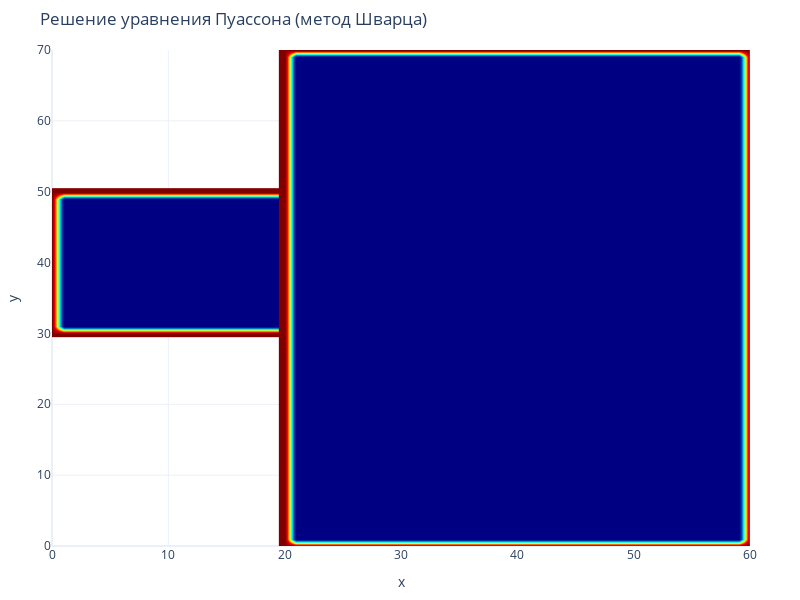
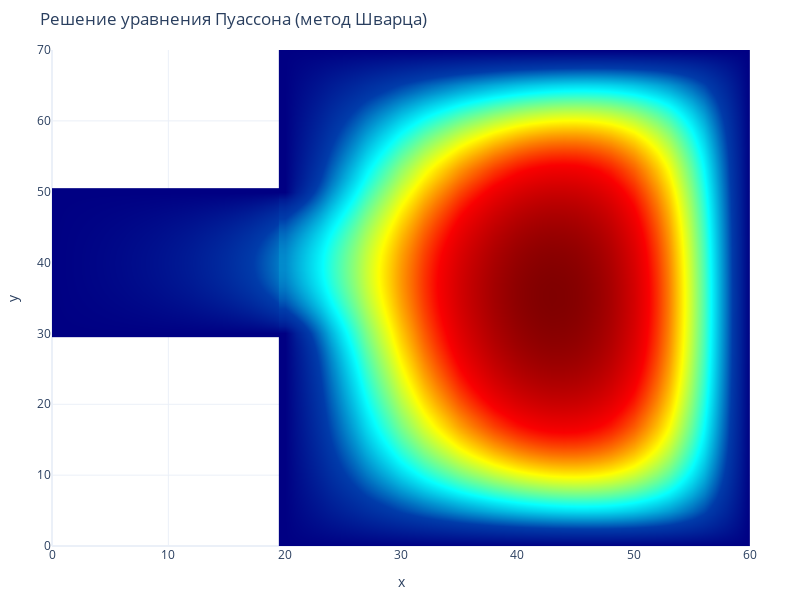
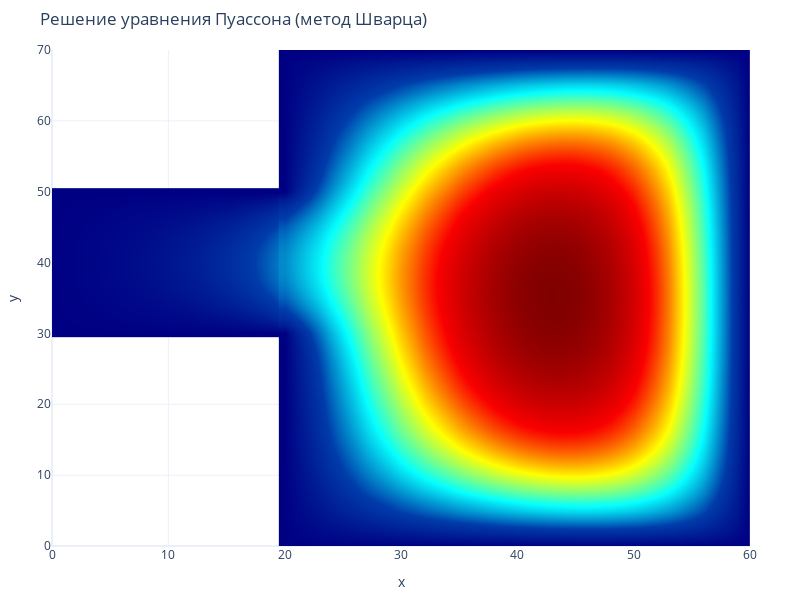

Write notebook code for charts like these, in order.
### Code cell
rect1 = Rectangle(r1x, r1y, r1w, r1h, grid_step)
rect1.set_boundary(boundary)

rect2 = Rectangle(r2x, r2y, r2w, r2h, grid_step)
rect2.set_boundary(boundary)

swartz_method(rect1, rect2, f_source, max_iter_schwarz, max_iter_ssor)

### Figure 1 — Plotly figure (JSON) as saved in the notebook; plotly's stock layout.template omitted (floating-point values rounded to 4 significant figures; data arrays with more than 128 entries replaced by an {"elided": "..."} marker saying what was removed)
{"data": [{"colorscale": [[0.0, "rgb(0,0,131)"], [0.2, "rgb(0,60,170)"], [0.4, "rgb(5,255,255)"], [0.6, "rgb(255,255,0)"], [0.8, "rgb(250,0,0)"], [1.0, "rgb(128,0,0)"]], "showscale": false, "x": [0.0, 1.0, 2.0, 3.0, 4.0, 5.0, 6.0, 7.0, 8.0, 9.0, 10.0, 11.0, 12.0, 13.0, 14.0, 15.0, 16.0, 17.0, 18.0, 19.0, 20.0, 21.0, 22.0, 23.0, 24.0, 25.0, 26.0, 27.0, 28.0, 29.0, 30.0, 31.0, 32.0, 33.0, 34.0, 35.0, 36.0, 37.0, 38.0, 39.0, 40.0, 41.0, 42.0, 43.0, 44.0, 45.0, 46.0, 47.0, 48.0, 49.0, 50.0], "y": [30.0, 31.0, 32.0, 33.0, 34.0, 35.0, 36.0, 37.0, 38.0, 39.0, 40.0, 41.0, 42.0, 43.0, 44.0, 45.0, 46.0, 47.0, 48.0, 49.0, 50.0], "z": {"elided": "21x51 float values"}, "zsmooth": "best", "type": "heatmap", "colorbar": {"title": {"text": "u(x, y)"}}}, {"colorscale": [[0.0, "rgb(0,0,131)"], [0.2, "rgb(0,60,170)"], [0.4, "rgb(5,255,255)"], [0.6, "rgb(255,255,0)"], [0.8, "rgb(250,0,0)"], [1.0, "rgb(128,0,0)"]], "showscale": false, "x": [20.0, 21.0, 22.0, 23.0, 24.0, 25.0, 26.0, 27.0, 28.0, 29.0, 30.0, 31.0, 32.0, 33.0, 34.0, 35.0, 36.0, 37.0, 38.0, 39.0, 40.0, 41.0, 42.0, 43.0, 44.0, 45.0, 46.0, 47.0, 48.0, 49.0, 50.0, 51.0, 52.0, 53.0, 54.0, 55.0, 56.0, 57.0, 58.0, 59.0, 60.0], "y": [0.0, 1.0, 2.0, 3.0, 4.0, 5.0, 6.0, 7.0, 8.0, 9.0, 10.0, 11.0, 12.0, 13.0, 14.0, 15.0, 16.0, 17.0, 18.0, 19.0, 20.0, 21.0, 22.0, 23.0, 24.0, 25.0, 26.0, 27.0, 28.0, 29.0, 30.0, 31.0, 32.0, 33.0, 34.0, 35.0, 36.0, 37.0, 38.0, 39.0, 40.0, 41.0, 42.0, 43.0, 44.0, 45.0, 46.0, 47.0, 48.0, 49.0, 50.0, 51.0, 52.0, 53.0, 54.0, 55.0, 56.0, 57.0, 58.0, 59.0, 60.0, 61.0, 62.0, 63.0, 64.0, 65.0, 66.0, 67.0, 68.0, 69.0, 70.0], "z": {"elided": "71x41 float values"}, "zsmooth": "best", "type": "heatmap"}], "layout": {"xaxis": {"title": {"text": "x"}, "range": [0, 60]}, "yaxis": {"title": {"text": "y"}, "range": [0, 70]}, "margin": {"l": 50, "r": 50, "t": 50, "b": 50}, "title": {"text": "Решение уравнения Пуассона (метод Шварца)"}, "width": 800, "height": 600, "showlegend": false}}

### Figure 2 — Plotly figure (JSON) as saved in the notebook; plotly's stock layout.template omitted (floating-point values rounded to 4 significant figures; data arrays with more than 128 entries replaced by an {"elided": "..."} marker saying what was removed)
{"data": [{"colorscale": [[0.0, "rgb(0,0,131)"], [0.2, "rgb(0,60,170)"], [0.4, "rgb(5,255,255)"], [0.6, "rgb(255,255,0)"], [0.8, "rgb(250,0,0)"], [1.0, "rgb(128,0,0)"]], "showscale": false, "x": [0.0, 1.0, 2.0, 3.0, 4.0, 5.0, 6.0, 7.0, 8.0, 9.0, 10.0, 11.0, 12.0, 13.0, 14.0, 15.0, 16.0, 17.0, 18.0, 19.0, 20.0, 21.0, 22.0, 23.0, 24.0, 25.0, 26.0, 27.0, 28.0, 29.0, 30.0, 31.0, 32.0, 33.0, 34.0, 35.0, 36.0, 37.0, 38.0, 39.0, 40.0, 41.0, 42.0, 43.0, 44.0, 45.0, 46.0, 47.0, 48.0, 49.0, 50.0], "y": [30.0, 31.0, 32.0, 33.0, 34.0, 35.0, 36.0, 37.0, 38.0, 39.0, 40.0, 41.0, 42.0, 43.0, 44.0, 45.0, 46.0, 47.0, 48.0, 49.0, 50.0], "z": {"elided": "21x51 float values"}, "zsmooth": "best", "type": "heatmap", "colorbar": {"title": {"text": "u(x, y)"}}}, {"colorscale": [[0.0, "rgb(0,0,131)"], [0.2, "rgb(0,60,170)"], [0.4, "rgb(5,255,255)"], [0.6, "rgb(255,255,0)"], [0.8, "rgb(250,0,0)"], [1.0, "rgb(128,0,0)"]], "showscale": false, "x": [20.0, 21.0, 22.0, 23.0, 24.0, 25.0, 26.0, 27.0, 28.0, 29.0, 30.0, 31.0, 32.0, 33.0, 34.0, 35.0, 36.0, 37.0, 38.0, 39.0, 40.0, 41.0, 42.0, 43.0, 44.0, 45.0, 46.0, 47.0, 48.0, 49.0, 50.0, 51.0, 52.0, 53.0, 54.0, 55.0, 56.0, 57.0, 58.0, 59.0, 60.0], "y": [0.0, 1.0, 2.0, 3.0, 4.0, 5.0, 6.0, 7.0, 8.0, 9.0, 10.0, 11.0, 12.0, 13.0, 14.0, 15.0, 16.0, 17.0, 18.0, 19.0, 20.0, 21.0, 22.0, 23.0, 24.0, 25.0, 26.0, 27.0, 28.0, 29.0, 30.0, 31.0, 32.0, 33.0, 34.0, 35.0, 36.0, 37.0, 38.0, 39.0, 40.0, 41.0, 42.0, 43.0, 44.0, 45.0, 46.0, 47.0, 48.0, 49.0, 50.0, 51.0, 52.0, 53.0, 54.0, 55.0, 56.0, 57.0, 58.0, 59.0, 60.0, 61.0, 62.0, 63.0, 64.0, 65.0, 66.0, 67.0, 68.0, 69.0, 70.0], "z": {"elided": "71x41 float values"}, "zsmooth": "best", "type": "heatmap"}], "layout": {"xaxis": {"title": {"text": "x"}, "range": [0, 60]}, "yaxis": {"title": {"text": "y"}, "range": [0, 70]}, "margin": {"l": 50, "r": 50, "t": 50, "b": 50}, "title": {"text": "Решение уравнения Пуассона (метод Шварца)"}, "width": 800, "height": 600, "showlegend": false}}

### Figure 3 — Plotly figure (JSON) as saved in the notebook; plotly's stock layout.template omitted (floating-point values rounded to 4 significant figures; data arrays with more than 128 entries replaced by an {"elided": "..."} marker saying what was removed)
{"data": [{"colorscale": [[0.0, "rgb(0,0,131)"], [0.2, "rgb(0,60,170)"], [0.4, "rgb(5,255,255)"], [0.6, "rgb(255,255,0)"], [0.8, "rgb(250,0,0)"], [1.0, "rgb(128,0,0)"]], "showscale": false, "x": [0.0, 1.0, 2.0, 3.0, 4.0, 5.0, 6.0, 7.0, 8.0, 9.0, 10.0, 11.0, 12.0, 13.0, 14.0, 15.0, 16.0, 17.0, 18.0, 19.0, 20.0, 21.0, 22.0, 23.0, 24.0, 25.0, 26.0, 27.0, 28.0, 29.0, 30.0, 31.0, 32.0, 33.0, 34.0, 35.0, 36.0, 37.0, 38.0, 39.0, 40.0, 41.0, 42.0, 43.0, 44.0, 45.0, 46.0, 47.0, 48.0, 49.0, 50.0], "y": [30.0, 31.0, 32.0, 33.0, 34.0, 35.0, 36.0, 37.0, 38.0, 39.0, 40.0, 41.0, 42.0, 43.0, 44.0, 45.0, 46.0, 47.0, 48.0, 49.0, 50.0], "z": {"elided": "21x51 float values"}, "zsmooth": "best", "type": "heatmap", "colorbar": {"title": {"text": "u(x, y)"}}}, {"colorscale": [[0.0, "rgb(0,0,131)"], [0.2, "rgb(0,60,170)"], [0.4, "rgb(5,255,255)"], [0.6, "rgb(255,255,0)"], [0.8, "rgb(250,0,0)"], [1.0, "rgb(128,0,0)"]], "showscale": false, "x": [20.0, 21.0, 22.0, 23.0, 24.0, 25.0, 26.0, 27.0, 28.0, 29.0, 30.0, 31.0, 32.0, 33.0, 34.0, 35.0, 36.0, 37.0, 38.0, 39.0, 40.0, 41.0, 42.0, 43.0, 44.0, 45.0, 46.0, 47.0, 48.0, 49.0, 50.0, 51.0, 52.0, 53.0, 54.0, 55.0, 56.0, 57.0, 58.0, 59.0, 60.0], "y": [0.0, 1.0, 2.0, 3.0, 4.0, 5.0, 6.0, 7.0, 8.0, 9.0, 10.0, 11.0, 12.0, 13.0, 14.0, 15.0, 16.0, 17.0, 18.0, 19.0, 20.0, 21.0, 22.0, 23.0, 24.0, 25.0, 26.0, 27.0, 28.0, 29.0, 30.0, 31.0, 32.0, 33.0, 34.0, 35.0, 36.0, 37.0, 38.0, 39.0, 40.0, 41.0, 42.0, 43.0, 44.0, 45.0, 46.0, 47.0, 48.0, 49.0, 50.0, 51.0, 52.0, 53.0, 54.0, 55.0, 56.0, 57.0, 58.0, 59.0, 60.0, 61.0, 62.0, 63.0, 64.0, 65.0, 66.0, 67.0, 68.0, 69.0, 70.0], "z": {"elided": "71x41 float values"}, "zsmooth": "best", "type": "heatmap"}], "layout": {"xaxis": {"title": {"text": "x"}, "range": [0, 60]}, "yaxis": {"title": {"text": "y"}, "range": [0, 70]}, "margin": {"l": 50, "r": 50, "t": 50, "b": 50}, "title": {"text": "Решение уравнения Пуассона (метод Шварца)"}, "width": 800, "height": 600, "showlegend": false}}
